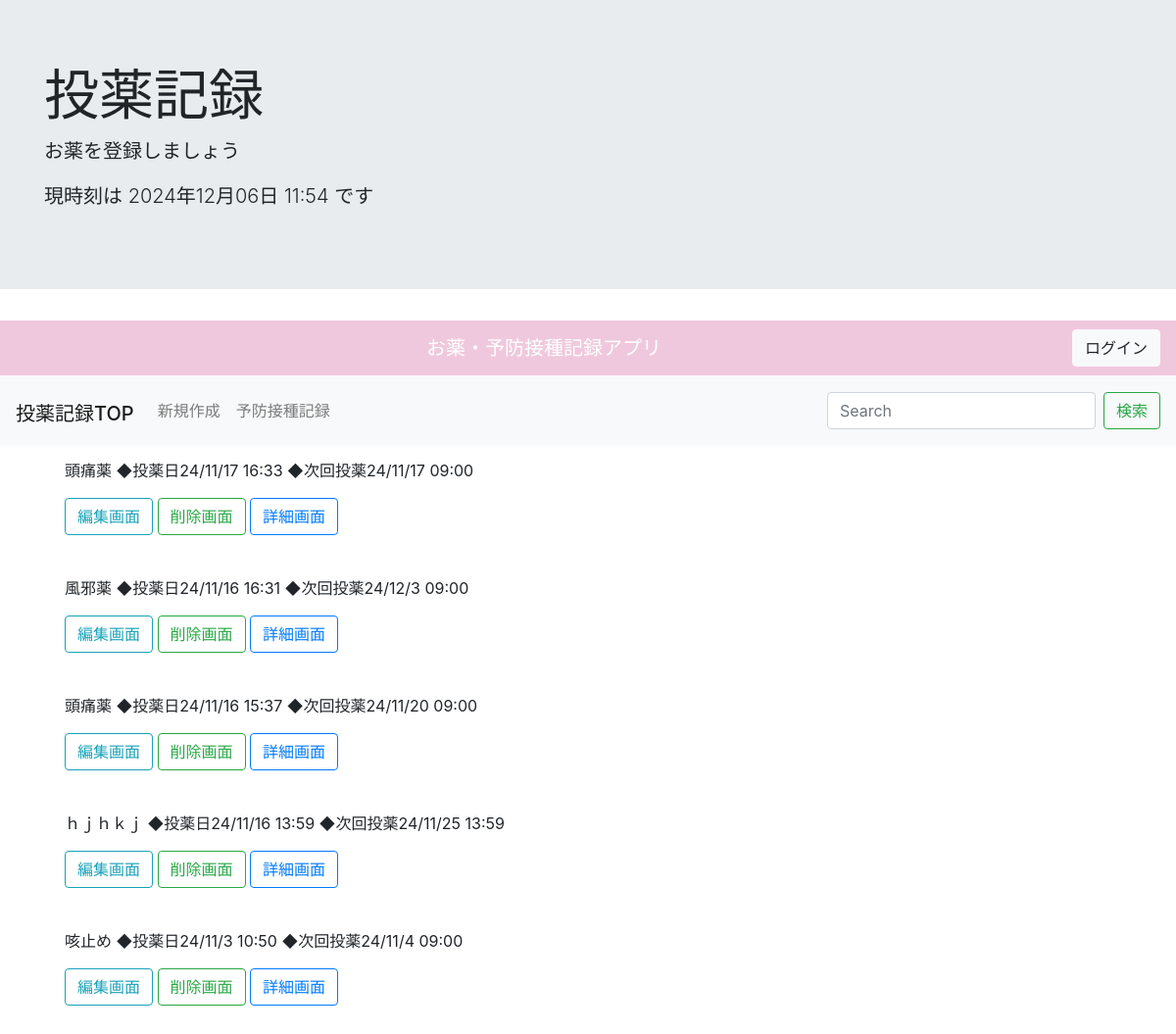
Page /list/ on the committed database.
### todo/models.py (models this page shows, shortened)
class TodoModel(models.Model):
    title = models.CharField('薬名', max_length=50)
    contents = models.TextField('詳細')
    img = models.ImageField('写真', upload_to='todo/picture/', blank=True, null=True)
    created_at = models.DateTimeField('作成日付', default=timezone.now)
    update_at = models.DateTimeField('編集日時',blank=True, null=True)
    duedate = models.DateTimeField('次回投薬', blank=True, null=True, default=timezone.now)

### todo/views.py (the view)
# urls.py: path('list/', TodoList.as_view(),name='list'),
class TodoList(ListView):
    template_name = 'todo/list.html'
    model = TodoModel
    def get_queryset(self, **kwargs):
        queryset = super().get_queryset(**kwargs)
        query = self.request.GET
        if keyword := query.get('keyword'):
            queryset = queryset.filter(title__icontains=keyword)
        return queryset.order_by('-created_at','-update_at','duedate')

### todo/templates/todo/list.html (shortened to what this page needs)
{% extends 'base.html' %}
{% block header %}
<div class="jumbotron jumbotron-fluid">
    <div class="container">
      <h1 class="display-4">投薬記録</h1>
      <p class="lead">お薬を登録しましょう</p>
      <p class="lead">現時刻は {% now "Y年m月d日 H:i " %}です</p>
    </div>
  </div>{% endblock %}
{% block content %}
<nav class="navbar navbar-expand-lg navbar-light bg-light">
  <h1><a class="navbar-brand" href="{% url 'todo:list'  %}">投薬記録TOP</a></h1>
  <div class="collapse navbar-collapse" id="NavbarSupportedContent">
    <ul class="navbar-nav mr-auto">
      <li class="nav-item ">
        <a class="nav-link" href="{% url 'todo:create'  %}">新規作成 <span class="sr-only">(current)</span></a>
      </li>
      <li class="nav-item">
        <a class="nav-link" href="{% url 'todo:vaccinationlist'  %}">予防接種記録</a>
      </li>
    </ul>
      <form class="form-inline my-2 my-lg-0" method="GET" action='{% url 'todo:list' %}'>
        <input class="form-control mr-sm-2" type='text' placeholder="Search"  name='keyword'>
        <button class="btn btn-outline-success my-2 my-sm-0" type='submit'>検索</button>
      </form>
  </div>
</nav>
    <div class="container">
    {% for item in object_list %}
    <div class="alert alert-{{ item.priority }}" role="alert">
        <p>{{ item.title }} ◆投薬日{{ item.created_at | date:"y/n/j H:i"}} ◆次回投薬{{ item.duedate | date:"y/n/j H:i"}}</p>
        <a href="{% url 'todo:update' item.pk %}" class="btn btn-outline-info " tabindex="-1" role="button" aria-disabled="true">編集画面</a>
        <a href="{% url 'todo:delete' item.pk %}" class="btn btn-outline-success " tabindex="-1" role="button" aria-disabled="true">削除画面</a>
        <a href="{% url 'todo:detail' item.pk %}" class="btn btn-outline-primary " tabindex="-1" role="button" aria-disabled="true">詳細画面</a>
    </div>
 {% endfor %}
</div>
 {% endblock content %}

### todo/templates/base.html (shortened to what this page needs)
<!doctype html>
<html lang="ja">
 <head>
    <link rel="stylesheet" href="https://cdn.jsdelivr.net/npm/bootstrap@4.1.3/dist/css/bootstrap.min.css">
  </head>
  <body>
    {% block header %}
    {% endblock header %}
<nav class="navbar navbar-light" style="background-color: #f0c8dd;">
      <span class="navbar-brand mb-0 h1 mx-auto" style="color: white;">お薬・予防接種記録アプリ</span>
      {% if user.is_authenticated %}
       <a type="button" class='btn btn-light' href="{% url 'account_logout' %}">ログアウト</a>
      {% else %}
       <a type="button" class="btn btn-light" href="{% url 'account_login' %}">ログイン</a>
      {% endif %}
    </nav>
    {% block content %}
    {% endblock content %}
</body>
</html>

### rows in the picture
TodoModel: title "頭痛薬", created_at "24/11/17 16:33", duedate "24/11/17 09:00"
TodoModel: title "風邪薬", created_at "24/11/16 16:31", duedate "24/12/3 09:00"
TodoModel: title "頭痛薬", created_at "24/11/16 15:37", duedate "24/11/20 09:00"
TodoModel: title "ｈｊｈｋｊ", created_at "24/11/16 13:59", duedate "24/11/25 13:59"
TodoModel: title "咳止め", created_at "24/11/3 10:50", duedate "24/11/4 09:00"
